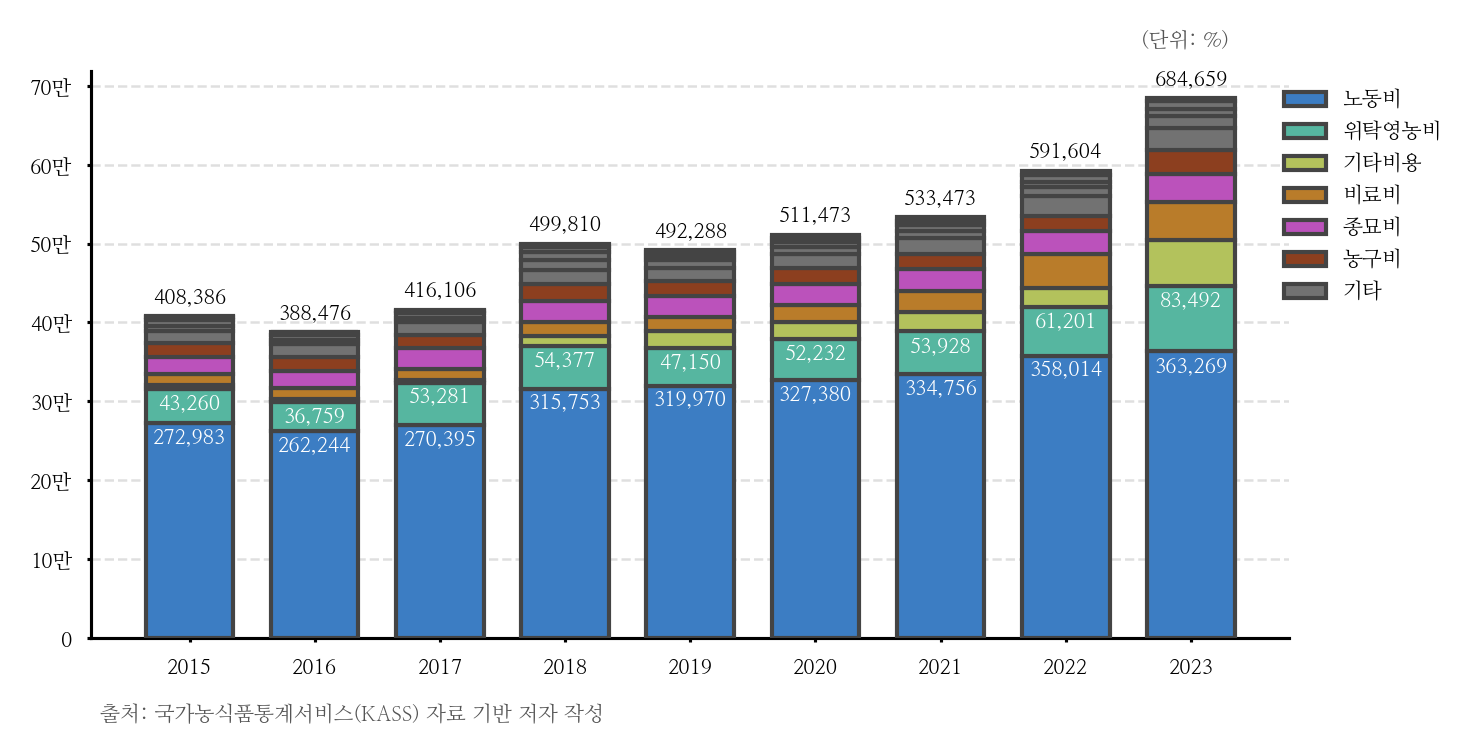

The script that saved this image:
import matplotlib as mpl
import matplotlib.pyplot as plt
from matplotlib import font_manager
import numpy as np
import pandas as pd

### 폰트

font_path = "/usr/share/fonts/truetype/nanum/NanumMyeongjo.ttf"
font_manager.fontManager.addfont(font_path)
mpl.rc("font", family="NanumMyeongjo")
mpl.rcParams["axes.unicode_minus"] = False


### 디자인 일반

pt = 1 / 72
mpl.rcParams.update({
    "figure.figsize": (500 * pt, 200 * pt),
    "font.size": 5, "axes.titlesize": 11, "axes.labelsize": 5,
    "xtick.labelsize": 5, "ytick.labelsize": 5,
    "legend.fontsize": 5, "lines.linewidth": 0.75, "axes.linewidth": 0.75,
    "xtick.major.width": 0.75, "ytick.major.width": 0.75,
    "xtick.major.size": 1, "ytick.major.size": 1,
})


colors = [
    "#3C7DC3",  # 소프트 블루 / 부드러운 대비
    "#56B6A0",  # 청록 / 과하지 않은 컬러 포인트
    "#B97C2A",  # 소프트 오렌지 / 강렬하지만 톤 다운
    "#8C3F1F",   # 소프트 레드브라운 / 최종 강조
    "#BB52BB",
    "#B3C25C"
]


### 데이터 입력

csv_file = f"/home/user/문서/workspace/python/graph/data/콩_직접생산비.csv"
df = pd.read_csv(csv_file, encoding="utf-8").convert_dtypes()


### 데이터 저장

df["시점"] = pd.to_datetime(df["시점"], format="%Y")
x = df["시점"].values
idx = np.arange(len(x))


### ▶ 기준 연도 선택
target_year = 2023   # ← 원하는 연도

# y_cols 자동 추출 (시점 컬럼 제외)
y_cols = [c for c in df.columns if c != "시점"]


### ▶ 기준 연도 값으로 정렬
df_target = df[df["시점"].dt.year == target_year].iloc[0]
y_cols = sorted(
    y_cols,
    key=lambda col: df_target[col],
    reverse=True        # 큰 값 → 작은 값
)


### 그래프 작성

fig, ax = plt.subplots()
bottom = np.zeros(len(x))
stack_values = []

### ▶ 중요 항목 / 레전드 항목 / 수치표기 항목 정의
value_label_cols = ["노동비", "위탁영농비"]                 # 수치표시할 2개
legend_cols = ["노동비", "위탁영농비", "비료비", "농구비", "종묘비", "기타비용"]   # 레전드에 개별 표시할 4개
other_color = "#727272"                                     # 기타 색상

handles = []
legend_labels = []
other_handle = None

for i, col in enumerate(y_cols):
    vals = df[col].values

    # 색상: legend_cols는 팔레트, 그 외는 회색
    if col in legend_cols and legend_cols.index(col) < len(colors):
        color = colors[legend_cols.index(col)]
    else:
        color = other_color

    bar = ax.bar(idx, vals, bottom=bottom,
                 color=color,
                 edgecolor="#444", width=0.7, label=col, zorder=3)

    # 레전드 구성
    if col in legend_cols:
        handles.append(bar[0])
        legend_labels.append(col)
    else:
        other_handle = bar[0]  # 기타 대표 핸들만 기록

    stack_values.append(vals.copy())
    bottom += vals


### 데이터 텍스트

# total labels
for i, total in enumerate(bottom):
    ax.annotate(f"{total:,.0f}", (idx[i], total),
                xytext=(0, 2), textcoords="offset points",
                ha="center", va="bottom", fontsize=5)


# part labels (value_label_cols 2개만 라벨 표시)
cumulative = np.zeros(len(x))
for col, vals in zip(y_cols, stack_values):
    cumulative += vals
    for i, v in enumerate(vals):
        if col in value_label_cols:
            ax.annotate(
                f"{v:,.0f}",
                (idx[i], cumulative[i] - 18_000),
                ha="center", va="center",
                fontsize=5, color="#FFFFFF"
            )


### x축 텍스트

tick_idx = []
tick_labels = []

for i, date in enumerate(df["시점"]):
    if i == 0 or date.year != df["시점"][i-1].year:
        tick_idx.append(i)
        tick_labels.append(date.strftime("%Y"))

ax.set_xticks(tick_idx)
ax.set_xticklabels(tick_labels)


### y축 텍스트

y_min, y_max = 0, 700_000
step = 100_000

ticks = np.arange(y_min, y_max + step, step)
ax.set_yticks(ticks)

labels = []
for t in ticks:
    if t == 0:
        labels.append("0")
    else:
        labels.append(f"{t/10000:.0f}만")

ax.set_yticklabels(labels)


### 그리드

ax.grid(axis="y", linestyle="--", linewidth=0.6, alpha=0.4, zorder=0)
ax.spines["top"].set_visible(False)
ax.spines["right"].set_visible(False)


### 레전드 — 4개 항목 + 기타 1개

if other_handle is not None:
    handles.append(other_handle)
    legend_labels.append("기타")

ax.legend(handles, legend_labels, loc="upper left", bbox_to_anchor=(0.98, 1.0), frameon=False)


### 출처 텍스트
fig.text(
    0.25, 0.12,
    "출처: 국가농식품통계서비스(KASS) 자료 기반 저자 작성",
    ha="center", va="top",
    fontsize=5, color="#555"
)

### 단위 텍스트
fig.text(
    0.65, 0.93,
    "(단위: %)",
    ha="center", va="top",
    fontsize=5, color="#555"
)


fig.subplots_adjust(right=0.70, bottom=0.2)


### 경계 확인용 텍스트
# fig.text(
#     1, 1,
#     "ㅁ",
#     ha="center", va="top",
#     fontsize=7, color="#555"
# )
# fig.text(
#     0, 0,
#     "ㅁ",
#     ha="center", va="top",
#     fontsize=7, color="#555"
# )


pic_name = "콩_직접생산비"
save_path = f"/home/user/문서/workspace/python/graph/image"

sample_file = f"/home/user/문서/workspace/python/temp/chart.png"

latex_path = f"/home/user/문서/workspace/latex/project/presentation/policy/asset"

# # sample
# mpl.use("Agg")
# fig.savefig(f"{sample_file}", dpi=300, bbox_inches="tight")
# plt.close(fig)


# # PNG 저장
# mpl.use("Agg")
# fig.savefig(f"{save_path}/{pic_name}.png", dpi=300, bbox_inches="tight")
# plt.close(fig)

# ----- OR -----

# latex_path = f"/home/user/문서/workspace/latex/project/presentation/policy/asset"

# # PGF 저장
# mpl.use("pgf")
# fig.savefig(f"{latex_path}/{pic_name}.pgf")
# plt.close(fig)
